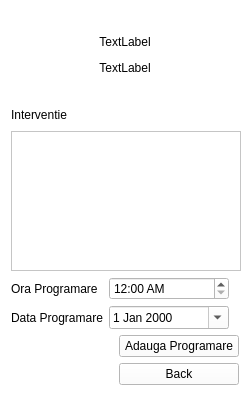
<?xml version="1.0" encoding="UTF-8"?>
<ui version="4.0">
 <class>Form</class>
 <widget class="QWidget" name="Form">
  <property name="geometry">
   <rect>
    <x>0</x>
    <y>0</y>
    <width>250</width>
    <height>396</height>
   </rect>
  </property>
  <property name="minimumSize">
   <size>
    <width>250</width>
    <height>0</height>
   </size>
  </property>
  <property name="maximumSize">
   <size>
    <width>250</width>
    <height>400</height>
   </size>
  </property>
  <property name="palette">
   <palette>
    <active>
     <colorrole role="WindowText">
      <brush brushstyle="SolidPattern">
       <color alpha="255">
        <red>0</red>
        <green>0</green>
        <blue>0</blue>
       </color>
      </brush>
     </colorrole>
     <colorrole role="Button">
      <brush brushstyle="SolidPattern">
       <color alpha="255">
        <red>255</red>
        <green>255</green>
        <blue>255</blue>
       </color>
      </brush>
     </colorrole>
     <colorrole role="Midlight">
      <brush brushstyle="SolidPattern">
       <color alpha="255">
        <red>255</red>
        <green>255</green>
        <blue>255</blue>
       </color>
      </brush>
     </colorrole>
     <colorrole role="Dark">
      <brush brushstyle="SolidPattern">
       <color alpha="255">
        <red>255</red>
        <green>255</green>
        <blue>255</blue>
       </color>
      </brush>
     </colorrole>
     <colorrole role="Mid">
      <brush brushstyle="SolidPattern">
       <color alpha="255">
        <red>255</red>
        <green>255</green>
        <blue>255</blue>
       </color>
      </brush>
     </colorrole>
     <colorrole role="Text">
      <brush brushstyle="SolidPattern">
       <color alpha="255">
        <red>0</red>
        <green>0</green>
        <blue>0</blue>
       </color>
      </brush>
     </colorrole>
     <colorrole role="ButtonText">
      <brush brushstyle="SolidPattern">
       <color alpha="255">
        <red>0</red>
        <green>0</green>
        <blue>0</blue>
       </color>
      </brush>
     </colorrole>
     <colorrole role="Base">
      <brush brushstyle="SolidPattern">
       <color alpha="255">
        <red>255</red>
        <green>255</green>
        <blue>255</blue>
       </color>
      </brush>
     </colorrole>
     <colorrole role="Window">
      <brush brushstyle="SolidPattern">
       <color alpha="255">
        <red>255</red>
        <green>255</green>
        <blue>255</blue>
       </color>
      </brush>
     </colorrole>
     <colorrole role="Shadow">
      <brush brushstyle="SolidPattern">
       <color alpha="255">
        <red>255</red>
        <green>255</green>
        <blue>255</blue>
       </color>
      </brush>
     </colorrole>
     <colorrole role="AlternateBase">
      <brush brushstyle="SolidPattern">
       <color alpha="255">
        <red>255</red>
        <green>255</green>
        <blue>255</blue>
       </color>
      </brush>
     </colorrole>
     <colorrole role="ToolTipBase">
      <brush brushstyle="SolidPattern">
       <color alpha="255">
        <red>255</red>
        <green>255</green>
        <blue>255</blue>
       </color>
      </brush>
     </colorrole>
    </active>
    <inactive>
     <colorrole role="WindowText">
      <brush brushstyle="SolidPattern">
       <color alpha="255">
        <red>0</red>
        <green>0</green>
        <blue>0</blue>
       </color>
      </brush>
     </colorrole>
     <colorrole role="Button">
      <brush brushstyle="SolidPattern">
       <color alpha="255">
        <red>255</red>
        <green>255</green>
        <blue>255</blue>
       </color>
      </brush>
     </colorrole>
     <colorrole role="Midlight">
      <brush brushstyle="SolidPattern">
       <color alpha="255">
        <red>255</red>
        <green>255</green>
        <blue>255</blue>
       </color>
      </brush>
     </colorrole>
     <colorrole role="Dark">
      <brush brushstyle="SolidPattern">
       <color alpha="255">
        <red>255</red>
        <green>255</green>
        <blue>255</blue>
       </color>
      </brush>
     </colorrole>
     <colorrole role="Mid">
      <brush brushstyle="SolidPattern">
       <color alpha="255">
        <red>255</red>
        <green>255</green>
        <blue>255</blue>
       </color>
      </brush>
     </colorrole>
     <colorrole role="Text">
      <brush brushstyle="SolidPattern">
       <color alpha="255">
        <red>0</red>
        <green>0</green>
        <blue>0</blue>
       </color>
      </brush>
     </colorrole>
     <colorrole role="ButtonText">
      <brush brushstyle="SolidPattern">
       <color alpha="255">
        <red>0</red>
        <green>0</green>
        <blue>0</blue>
       </color>
      </brush>
     </colorrole>
     <colorrole role="Base">
      <brush brushstyle="SolidPattern">
       <color alpha="255">
        <red>255</red>
        <green>255</green>
        <blue>255</blue>
       </color>
      </brush>
     </colorrole>
     <colorrole role="Window">
      <brush brushstyle="SolidPattern">
       <color alpha="255">
        <red>255</red>
        <green>255</green>
        <blue>255</blue>
       </color>
      </brush>
     </colorrole>
     <colorrole role="Shadow">
      <brush brushstyle="SolidPattern">
       <color alpha="255">
        <red>255</red>
        <green>255</green>
        <blue>255</blue>
       </color>
      </brush>
     </colorrole>
     <colorrole role="AlternateBase">
      <brush brushstyle="SolidPattern">
       <color alpha="255">
        <red>255</red>
        <green>255</green>
        <blue>255</blue>
       </color>
      </brush>
     </colorrole>
     <colorrole role="ToolTipBase">
      <brush brushstyle="SolidPattern">
       <color alpha="255">
        <red>255</red>
        <green>255</green>
        <blue>255</blue>
       </color>
      </brush>
     </colorrole>
    </inactive>
    <disabled>
     <colorrole role="WindowText">
      <brush brushstyle="SolidPattern">
       <color alpha="255">
        <red>255</red>
        <green>255</green>
        <blue>255</blue>
       </color>
      </brush>
     </colorrole>
     <colorrole role="Button">
      <brush brushstyle="SolidPattern">
       <color alpha="255">
        <red>255</red>
        <green>255</green>
        <blue>255</blue>
       </color>
      </brush>
     </colorrole>
     <colorrole role="Midlight">
      <brush brushstyle="SolidPattern">
       <color alpha="255">
        <red>255</red>
        <green>255</green>
        <blue>255</blue>
       </color>
      </brush>
     </colorrole>
     <colorrole role="Dark">
      <brush brushstyle="SolidPattern">
       <color alpha="255">
        <red>255</red>
        <green>255</green>
        <blue>255</blue>
       </color>
      </brush>
     </colorrole>
     <colorrole role="Mid">
      <brush brushstyle="SolidPattern">
       <color alpha="255">
        <red>255</red>
        <green>255</green>
        <blue>255</blue>
       </color>
      </brush>
     </colorrole>
     <colorrole role="Text">
      <brush brushstyle="SolidPattern">
       <color alpha="255">
        <red>255</red>
        <green>255</green>
        <blue>255</blue>
       </color>
      </brush>
     </colorrole>
     <colorrole role="ButtonText">
      <brush brushstyle="SolidPattern">
       <color alpha="255">
        <red>255</red>
        <green>255</green>
        <blue>255</blue>
       </color>
      </brush>
     </colorrole>
     <colorrole role="Base">
      <brush brushstyle="SolidPattern">
       <color alpha="255">
        <red>255</red>
        <green>255</green>
        <blue>255</blue>
       </color>
      </brush>
     </colorrole>
     <colorrole role="Window">
      <brush brushstyle="SolidPattern">
       <color alpha="255">
        <red>255</red>
        <green>255</green>
        <blue>255</blue>
       </color>
      </brush>
     </colorrole>
     <colorrole role="Shadow">
      <brush brushstyle="SolidPattern">
       <color alpha="255">
        <red>255</red>
        <green>255</green>
        <blue>255</blue>
       </color>
      </brush>
     </colorrole>
     <colorrole role="AlternateBase">
      <brush brushstyle="SolidPattern">
       <color alpha="255">
        <red>255</red>
        <green>255</green>
        <blue>255</blue>
       </color>
      </brush>
     </colorrole>
     <colorrole role="ToolTipBase">
      <brush brushstyle="SolidPattern">
       <color alpha="255">
        <red>255</red>
        <green>255</green>
        <blue>255</blue>
       </color>
      </brush>
     </colorrole>
    </disabled>
   </palette>
  </property>
  <property name="windowTitle">
   <string>Aplicatie Medicala</string>
  </property>
  <layout class="QGridLayout" name="gridLayout_4">
   <item row="0" column="0">
    <layout class="QGridLayout" name="gridLayout">
     <item row="2" column="0">
      <widget class="QLabel" name="label">
       <property name="text">
        <string>TextLabel</string>
       </property>
       <property name="alignment">
        <set>Qt::AlignCenter</set>
       </property>
      </widget>
     </item>
     <item row="0" column="0">
      <spacer name="horizontalSpacer_4">
       <property name="orientation">
        <enum>Qt::Horizontal</enum>
       </property>
       <property name="sizeHint" stdset="0">
        <size>
         <width>40</width>
         <height>20</height>
        </size>
       </property>
      </spacer>
     </item>
     <item row="1" column="0">
      <widget class="QLabel" name="label_2">
       <property name="text">
        <string>TextLabel</string>
       </property>
       <property name="alignment">
        <set>Qt::AlignCenter</set>
       </property>
      </widget>
     </item>
     <item row="4" column="0">
      <widget class="QLabel" name="label_3">
       <property name="text">
        <string>Interventie</string>
       </property>
      </widget>
     </item>
     <item row="5" column="0">
      <widget class="QPlainTextEdit" name="plainTextEdit">
       <property name="minimumSize">
        <size>
         <width>230</width>
         <height>0</height>
        </size>
       </property>
       <property name="maximumSize">
        <size>
         <width>230</width>
         <height>140</height>
        </size>
       </property>
      </widget>
     </item>
     <item row="3" column="0">
      <spacer name="horizontalSpacer_3">
       <property name="orientation">
        <enum>Qt::Horizontal</enum>
       </property>
       <property name="sizeHint" stdset="0">
        <size>
         <width>40</width>
         <height>20</height>
        </size>
       </property>
      </spacer>
     </item>
    </layout>
   </item>
   <item row="1" column="0">
    <layout class="QGridLayout" name="gridLayout_2">
     <item row="0" column="1">
      <widget class="QTimeEdit" name="timeEdit">
       <property name="minimumSize">
        <size>
         <width>120</width>
         <height>0</height>
        </size>
       </property>
       <property name="displayFormat">
        <string>hh:mm AP</string>
       </property>
       <property name="calendarPopup">
        <bool>true</bool>
       </property>
      </widget>
     </item>
     <item row="0" column="2">
      <spacer name="horizontalSpacer_2">
       <property name="orientation">
        <enum>Qt::Horizontal</enum>
       </property>
       <property name="sizeHint" stdset="0">
        <size>
         <width>40</width>
         <height>20</height>
        </size>
       </property>
      </spacer>
     </item>
     <item row="1" column="1">
      <widget class="QDateEdit" name="dateEdit">
       <property name="minimumSize">
        <size>
         <width>120</width>
         <height>0</height>
        </size>
       </property>
       <property name="calendarPopup">
        <bool>true</bool>
       </property>
      </widget>
     </item>
     <item row="0" column="0">
      <widget class="QLabel" name="label_4">
       <property name="text">
        <string>Ora Programare</string>
       </property>
      </widget>
     </item>
     <item row="1" column="0">
      <widget class="QLabel" name="label_5">
       <property name="text">
        <string>Data Programare</string>
       </property>
      </widget>
     </item>
    </layout>
   </item>
   <item row="2" column="0">
    <layout class="QGridLayout" name="gridLayout_3">
     <item row="1" column="1">
      <widget class="QPushButton" name="pushButton_2">
       <property name="minimumSize">
        <size>
         <width>120</width>
         <height>0</height>
        </size>
       </property>
       <property name="text">
        <string>Back</string>
       </property>
      </widget>
     </item>
     <item row="0" column="1">
      <widget class="QPushButton" name="pushButton">
       <property name="minimumSize">
        <size>
         <width>120</width>
         <height>0</height>
        </size>
       </property>
       <property name="text">
        <string>Adauga Programare</string>
       </property>
      </widget>
     </item>
     <item row="0" column="0">
      <spacer name="horizontalSpacer">
       <property name="orientation">
        <enum>Qt::Horizontal</enum>
       </property>
       <property name="sizeHint" stdset="0">
        <size>
         <width>40</width>
         <height>20</height>
        </size>
       </property>
      </spacer>
     </item>
    </layout>
   </item>
  </layout>
 </widget>
 <resources/>
 <connections/>
</ui>
